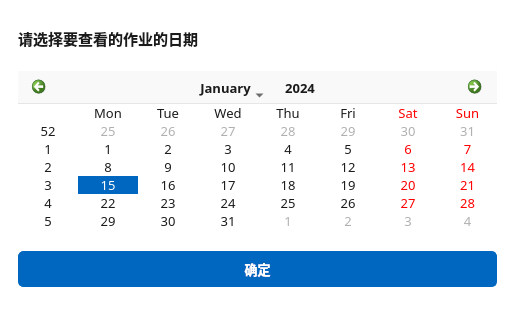
<?xml version="1.0" encoding="UTF-8"?>
<ui version="4.0">
 <class>Form</class>
 <widget class="QWidget" name="Form">
  <property name="geometry">
   <rect>
    <x>0</x>
    <y>0</y>
    <width>515</width>
    <height>315</height>
   </rect>
  </property>
  <property name="sizePolicy">
   <sizepolicy hsizetype="Minimum" vsizetype="Minimum">
    <horstretch>0</horstretch>
    <verstretch>0</verstretch>
   </sizepolicy>
  </property>
  <property name="minimumSize">
   <size>
    <width>307</width>
    <height>155</height>
   </size>
  </property>
  <property name="windowTitle">
   <string>Form</string>
  </property>
  <property name="styleSheet">
   <string notr="true">#Form {
    background-color: #FFFFFF;
}</string>
  </property>
  <layout class="QVBoxLayout" name="verticalLayout">
   <property name="spacing">
    <number>12</number>
   </property>
   <property name="leftMargin">
    <number>18</number>
   </property>
   <property name="topMargin">
    <number>18</number>
   </property>
   <property name="rightMargin">
    <number>18</number>
   </property>
   <property name="bottomMargin">
    <number>18</number>
   </property>
   <item>
    <widget class="QLabel" name="label">
     <property name="sizePolicy">
      <sizepolicy hsizetype="Preferred" vsizetype="Fixed">
       <horstretch>0</horstretch>
       <verstretch>0</verstretch>
      </sizepolicy>
     </property>
     <property name="font">
      <font>
       <family>微软雅黑</family>
       <pointsize>11</pointsize>
       <weight>75</weight>
       <bold>true</bold>
      </font>
     </property>
     <property name="styleSheet">
      <string notr="true">QLabel {
    color: #1B1B1B;
    background: transparent;
    border: none;
}</string>
     </property>
     <property name="text">
      <string>请选择要查看的作业的日期</string>
     </property>
    </widget>
   </item>
   <item>
    <widget class="QCalendarWidget" name="date_choice">
     <property name="sizePolicy">
      <sizepolicy hsizetype="Preferred" vsizetype="Maximum">
       <horstretch>0</horstretch>
       <verstretch>0</verstretch>
      </sizepolicy>
     </property>
     <property name="minimumSize">
      <size>
       <width>0</width>
       <height>100</height>
      </size>
     </property>
     <property name="font">
      <font>
       <family>微软雅黑</family>
       <pointsize>10</pointsize>
      </font>
     </property>
     <property name="styleSheet">
      <string notr="true">QCalendarWidget QWidget {
    background-color: #FFFFFF;
    alternate-background-color: #FFFFFF;
}
QCalendarWidget QWidget#qt_calendar_navigationbar {
    background-color: #F9F9F9;
    border-bottom: 1px solid #E6E6E6;
}
QCalendarWidget QToolButton {
    background-color: transparent;
    color: #1B1B1B;
    border: none;
    border-radius: 5px;
    padding: 4px 10px;
    margin: 2px;
}
QCalendarWidget QToolButton:hover {
    background-color: #EDEDED;
}
QCalendarWidget QToolButton:pressed {
    background-color: #E0E0E0;
}
QCalendarWidget QToolButton::menu-indicator {
    image: none;
}
QCalendarWidget QSpinBox {
    background-color: #FFFFFF;
    color: #1B1B1B;
    border: 1px solid #E6E6E6;
    border-radius: 5px;
    padding: 2px 6px;
    selection-background-color: #0067C0;
    selection-color: #FFFFFF;
}
QCalendarWidget QSpinBox::up-button {
	border:none
}
QCalendarWidget QSpinBox::down-button {
	border:none
}
QCalendarWidget QSpinBox::up-arrow {
	border-left:   1px solid transparent;
	border-right:  1px solid transparent;
	border-bottom: 2px solid #333;
	width: 0; height: 0;

}
QCalendarWidget QSpinBox::down-arrow {
	border-left:   1px solid transparent;
	border-right:  1px solid transparent;
	border-top:    2px solid #333;
	width: 0; height: 0;
}
QCalendarWidget QMenu {
    background-color: #FFFFFF;
    color: #1B1B1B;
    border: 1px solid #E6E6E6;
    border-radius: 5px;
}
QCalendarWidget QMenu::item {
    padding: 4px 20px;
}
QCalendarWidget QMenu::item:selected {
    background-color: #EAF3FC;
    color: #0067C0;
}
QCalendarWidget QAbstractItemView:enabled {
    background-color: #FFFFFF;
    color: #1B1B1B;
    outline: none;
    selection-background-color: #0067C0;
    selection-color: #FFFFFF;
    border: none;
}
QCalendarWidget QAbstractItemView:disabled {
    color: #B0B0B0;
}</string>
     </property>
    </widget>
   </item>
   <item>
    <widget class="QPushButton" name="confirm_button">
     <property name="sizePolicy">
      <sizepolicy hsizetype="Minimum" vsizetype="Maximum">
       <horstretch>0</horstretch>
       <verstretch>0</verstretch>
      </sizepolicy>
     </property>
     <property name="minimumSize">
      <size>
       <width>0</width>
       <height>36</height>
      </size>
     </property>
     <property name="font">
      <font>
       <family>微软雅黑</family>
       <pointsize>10</pointsize>
       <weight>75</weight>
       <bold>true</bold>
      </font>
     </property>
     <property name="cursor">
      <cursorShape>PointingHandCursor</cursorShape>
     </property>
     <property name="styleSheet">
      <string notr="true">#confirm_button {
    background-color: #0067C0;
    color: #FFFFFF;
    border: 1px solid #0067C0;
    border-radius: 5px;
    padding: 6px 24px;
}
#confirm_button:hover {
    background-color: #1976C8;
    border: 1px solid #1976C8;
}
#confirm_button:pressed {
    background-color: #005A9E;
    border: 1px solid #005A9E;
}
#confirm_button:disabled {
    background-color: #C9C9C9;
    border: 1px solid #C9C9C9;
}</string>
     </property>
     <property name="text">
      <string>确定</string>
     </property>
    </widget>
   </item>
  </layout>
 </widget>
 <resources/>
 <connections/>
</ui>
